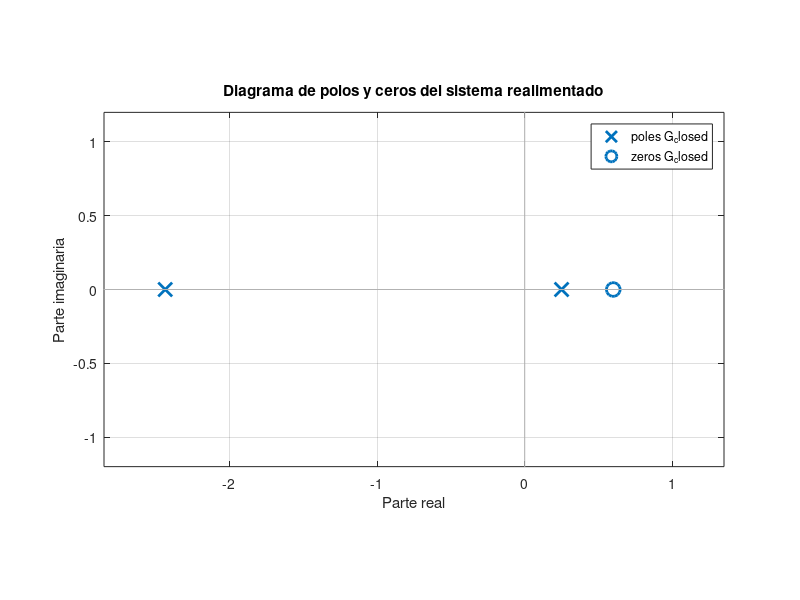
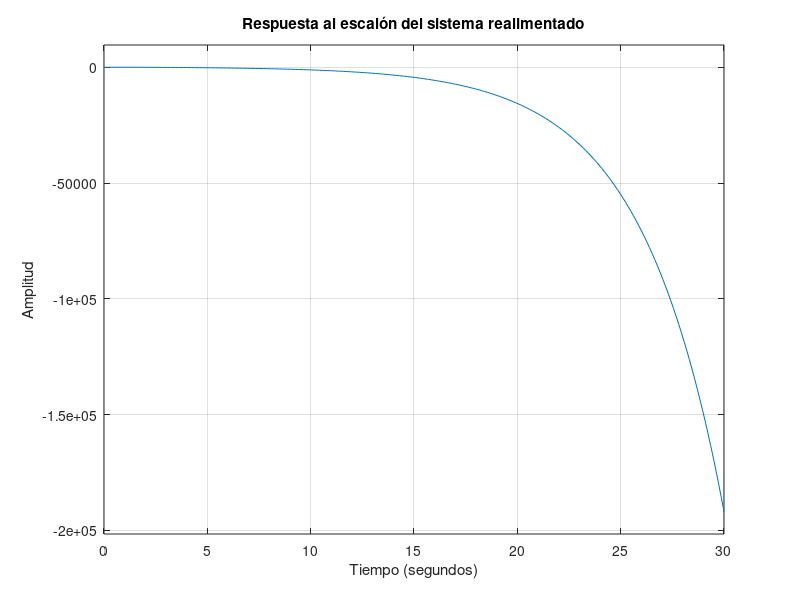

Recreate these plots in MATLAB, in order.
% Definir la ganancia del controlador y el sensor
K = 12.7767; % Ganancia del controlador
sensor_gain = 0.00636; % Ganancia del sensor

% Numeradores y denominadores de los sistemas
num_sensor = sensor_gain;
den_sensor = 1;

num_proceso = 0.28;
den_proceso = 0.005;

num_dinamica = 1;
den_dinamica = [3.5 1];

% Aproximación de Padé de primer orden
num_pade1 = [1 -0.6];
den_pade1 = [1 0.6];

% Crear las funciones de transferencia
G_proceso = tf(num_proceso, den_proceso);
G_dinamica = tf(num_dinamica, den_dinamica);

G_pade1 = tf(num_pade1, den_pade1);
G_sensor = tf(num_sensor, den_sensor);

% Sistema en lazo abierto
G_open = K * G_proceso * G_dinamica * G_pade1;

% Sistema en lazo cerrado con realimentación del sensor
%G_closed = feedback(G_open, G_sensor);
G_closed = feedback(K * G_proceso * G_dinamica * G_pade1, G_sensor);

% Obtener los ceros, polos y ganancia del sistema en lazo cerrado
[z, p, k] = zpkdata(G_closed, 'v');

% Mostrar ceros y polos
disp('Ceros del sistema');
disp(z);
disp('Polos del sistema');
disp(p);

% Graficar los polos y ceros en el plano cartesiano
figure;
pzmap(G_closed); % Gráfico en el plano s
grid on;
title('Diagrama de polos y ceros del sistema realimentado');
xlabel('Parte real');
ylabel('Parte imaginaria');
axis equal; % Escala igual para ambos ejes

% Graficar la respuesta al escalón
figure;

step(G_closed); % Gráfico de la respuesta al escalón
grid on;
title('Respuesta al escalón del sistema realimentado');
xlabel('Tiempo (segundos)');
ylabel('Amplitud');